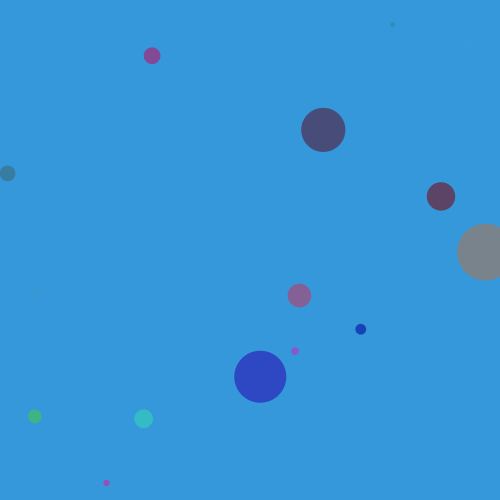
Frame 1 (no input)
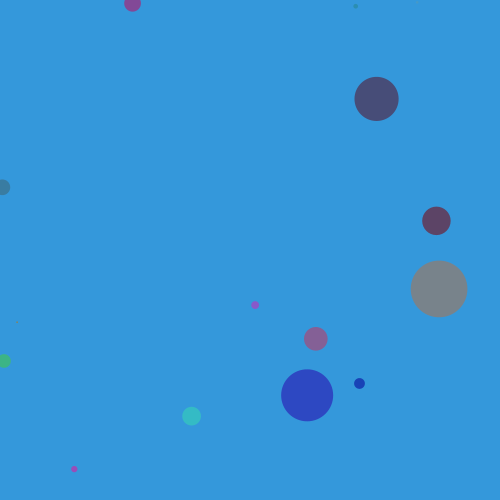
Frame 60 (the mouse pressed at the canvas centre just before this capture)
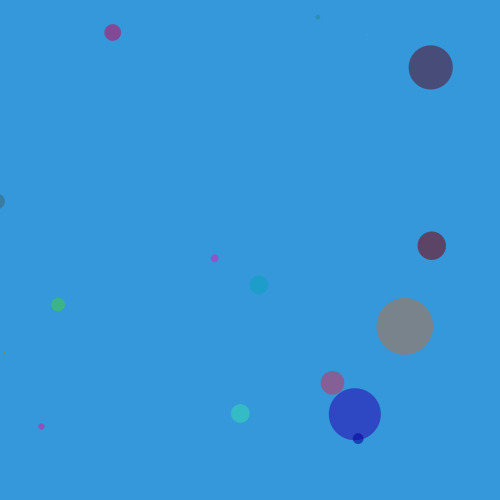
Frame 120 (the mouse held since frame 60 and released just before this capture)

The Processing sketch that drew these frames (run headless with seeded random() and noise(); from frame 60 on, the mouse is pressed at the canvas centre):

// Processing sketch: vector_ball_simulation
// ── vector_ball_simulation.pde
/*
  Random Ball Simulation 
  
*/
class Ball {
  PVector position;
  PVector velocity;
  float   size;
  float   size_height_factor;
  color   colour;
   
  Ball(int x, int y){
    if(x == 0 && y == 0){
        position = new PVector( random(width), random(height));
    } else {
        position = new PVector( x, y);
    }
   velocity = new PVector( random(-1.0, 1.0), random(-1.0, 1.0));
   size = randomGaussian()*30+10;
   size_height_factor = randomGaussian()*1;
   colour = color(random(0, 255), random(0, 255), random(0, 255), 150);
  }
  
  void display(){
     noStroke();
     fill(colour);
     ellipse(position.x, position.y, size, size); 
  }

  void update(){
    position.add(velocity);
  }   

  void wallContact(){
    float r = size/2.0;
    if (position.x < r || position.x > width - r) {
      velocity.x *= -1;
      position.x = constrain(position.x, r, width - r);
    }
    if (position.y < r || position.y > height - r) {
      velocity.y *= -1;
      position.y = constrain(position.y, r, height - r);
    }
  }
}

ArrayList<Ball> balls;


void mousePressed(){
  balls.add(new Ball(mouseX, mouseY));
}

void setup(){
 size(500, 500); 
 balls = new ArrayList<Ball>();
 
 for(int i = 0; i < 15; i++){
   balls.add(new Ball(0, 0));
 }
}

void draw(){
  background(52, 152, 219);
  for(Ball b: balls){
    b.display();
    b.update();
    b.wallContact();
  }
}
